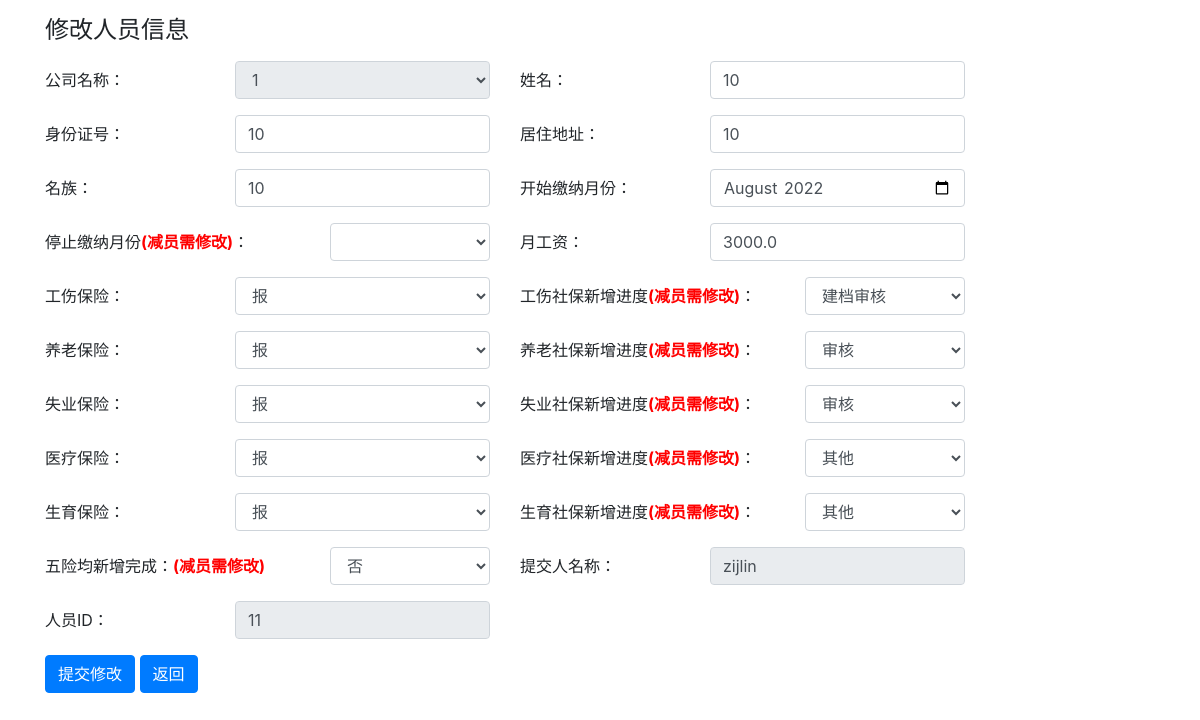
The app's page /member_update/11 (signed in), older data.
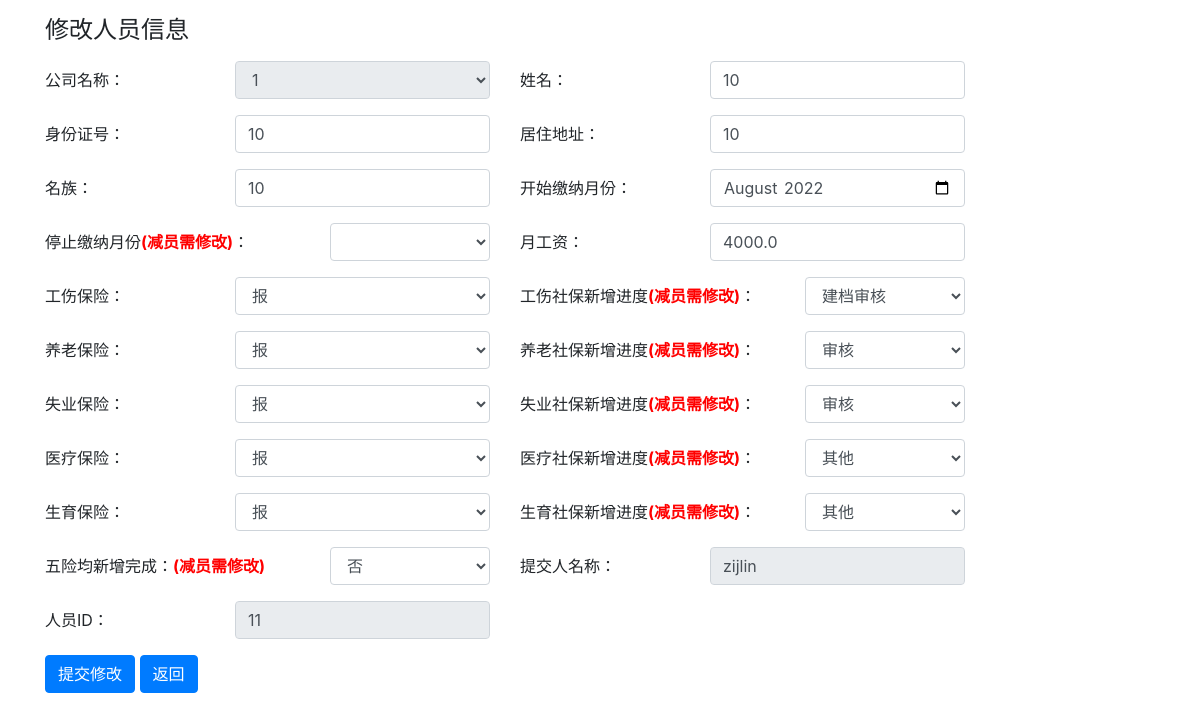
The same page, newer data.
### member.py (models this page shows, shortened)
class Members(db.Model):
    member_id = db.Column('member_id', db.Integer, primary_key=True)
    company_name = db.Column(db.String(200))
    name = db.Column(db.String(200))
    id_card = db.Column(db.String(200))
    address = db.Column(db.String(200))
    nationality = db.Column(db.String(200))
    begin_month = db.Column(db.String(200))
    end_month = db.Column(db.String(200))
    salary = db.Column(db.Float)
    injury = db.Column(db.String(200))
    endowment = db.Column(db.String(200))
    unemployment = db.Column(db.String(200))
    medical = db.Column(db.String(200))
    birth = db.Column(db.String(200))
    injury_check = db.Column(db.String(200))
    endowment_check = db.Column(db.String(200))
    unemployment_check = db.Column(db.String(200))
    medical_check = db.Column(db.String(200))
    birth_check = db.Column(db.String(200))
    is_valid = db.Column(db.String(200))
    person = db.Column(db.String(200))

### main.py (the view, shortened to what this page needs)
@app.route('/member_update/<member_id>', methods=['GET', 'POST'])
@validate_login
def member_update(member_id):
    return render_template('member_update.html',
                           members=Members.query.filter_by(member_id=member_id).all(),
                           companys=Companys.query.all(),
                           cur_month=get_cur_month())

### main.py (called while the page is built)
def get_cur_month():
    return datetime.datetime.now().strftime("%Y-%m")

def validate_login(func):
    @wraps(func)
    def wrapper(**kwargs):
        if 'username' not in session:
            return render_template('refresh.html')
        else:
            return func(**kwargs)
    return wrapper

### templates/member_update.html (shortened to what the changed rows need)
<!DOCTYPE html>
<html>
<head>
    <link rel="stylesheet" href="https://cdn.staticfile.org/twitter-bootstrap/4.3.1/css/bootstrap.min.css">
</head>
<body>
<div class="container">
    <form name="myform" onsubmit="return validateForm()" action="{{ url_for('member_update', member_id=members[0].member_id) }}" method = "post">
        <div class="form-group row">
            <div class="col-3">
                <select readonly="readonly" class="form-control" id="sel1" name="company_name">
                    <option>{{members[0].company_name}}</option>
                </select>
            </div>
            <div class="col-3">
                <input required="required" value="{{members[0].name}}" type="text" class="form-control" id="inputPassword" name="name">
            </div>
        </div>
        <div class="form-group row">
            <div class="col-3">
                <input required="required" value="{{members[0].id_card}}" type="text" class="form-control" id="inputPassword" name="id_card">
            </div>
            <div class="col-3">
                <input required="required" value="{{members[0].address}}" type="text" class="form-control" id="inputPassword" name="address">
            </div>
        </div>
        <div class="form-group row">
            <div class="col-3">
                <input required="required" value="{{members[0].nationality}}" type="text" class="form-control" id="inputPassword" name="nationality">
            </div>
            <div class="col-3">
                <input value="{{members[0].begin_month}}" type="month" class="form-control" id="inputPassword" name="begin_month">
            </div>
        </div>
        <div class="form-group row">
            <div class="col-3">
                <input required="required" value="{{members[0].salary}}" type="number" class="form-control" id="inputPassword" name="salary">
            </div>
        </div>
        <div class="form-group row">
            <div class="col-3">
                <select class="form-control" id="sel1" name="injury">
                    <option>{{members[0].injury}}</option>
                </select>
            </div>
            <div class="col-2">
                <select class="form-control" name="injury_check">
                    <option id="injury_check">{{members[0].injury_check}}</option>
                </select>
            </div>
        </div>
        <div class="form-group row">
            <div class="col-3">
                <select class="form-control" id="sel1" name="endowment">
                    <option>{{members[0].endowment}}</option>
                </select>
            </div>
            <div class="col-2">
                <select class="form-control" id="sel1" name="endowment_check">
                    <option id="endowment_check">{{members[0].endowment_check}}</option>
                </select>
            </div>
        </div>
        <div class="form-group row">
            <div class="col-3">
                <select class="form-control" id="sel1" name="unemployment">
                    <option>{{members[0].unemployment}}</option>
                </select>
            </div>
            <div class="col-2">
                <select class="form-control" id="sel1" name="unemployment_check">
                    <option id="unemployment_check">{{members[0].unemployment_check}}</option>
                </select>
            </div>
        </div>
        <div class="form-group row">
            <div class="col-3">
                <select class="form-control" id="sel1" name="medical">
                    <option>{{members[0].medical}}</option>
                </select>
            </div>
            <div class="col-2">
                <select class="form-control" id="sel1" name="medical_check">
                    <option id="medical_check">{{members[0].medical_check}}</option>
                </select>
            </div>
        </div>
        <div class="form-group row">
            <div class="col-3">
                <select class="form-control" id="sel1" name="birth">
                    <option>{{members[0].birth}}</option>
                </select>
            </div>
            <div class="col-2">
                <select class="form-control" id="sel1" name="birth_check">
                    <option id="birth_check">{{members[0].birth_check}}</option>
                </select>
            </div>
        </div>
        <div class="form-group row">
            <div class="col-2">
                <select class="form-control" id="sel1" name="is_valid">
                    <option id="is_valid">{{members[0].is_valid}}</option>
                </select>
            </div>
            <div class="col-3">
                <input readonly="readonly" value="{{ members[0].person }}" required="required" type="text" class="form-control" id="inputPassword" name="person">
            </div>
        </div>
        <div class="form-group row">
            <div class="col-3">
                <input value="{{members[0].member_id}}" readonly="readonly" type="text" class="form-control" id="inputPassword" name="member_id">
            </div>
        </div>
    </form>
</div>
</body>
</html>

Row changes from the older to the newer data that the page shows:
changed Members "建档审核": salary "3000.0" → "4000.0"
